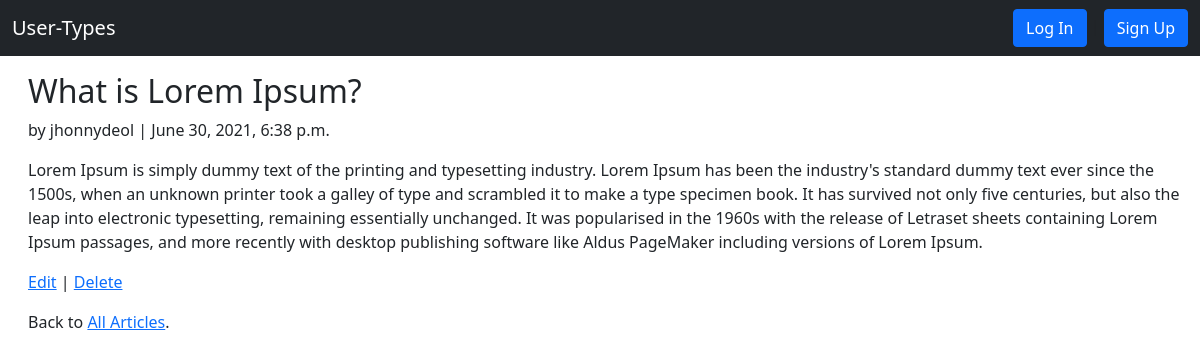
/articles/1/, run on the app's committed database.
### articles/models.py (models this page shows, shortened)
class Article(models.Model):
    title = models.CharField(max_length=255)
    category = models.ForeignKey(Category, on_delete=CASCADE)
    body = models.TextField()
    summary = models.TextField()
    date = models.DateTimeField(auto_now_add=True)
    image = models.ImageField(null=True, blank = True, upload_to ="images/")
    author = models.ForeignKey(
        get_user_model(),
        on_delete=models.CASCADE,
    )

### user/models.py (models this page shows)
class CustomUser(AbstractUser):
    first_name=CharField(max_length=50)
    last_name=CharField(max_length=50)
    profile = models.ImageField( default='path/to/my/default/image.jpg')
    age = models.PositiveIntegerField(null=True, blank=True)
    is_patient = models.BooleanField(default='True')
    address = models.TextField(null=True, blank=True)

### articles/views.py (the view)
# urls.py: path('<int:pk>/', ArticleDetailView.as_view(), name='article_detail'),
class ArticleDetailView(DetailView):
    model = Article
    template_name = 'article_detail.html'

### templates/article_detail.html
{% extends 'base.html' %}
{% block content %}
<div class="container-fluid my-3 mx-3">
<div class="article-entry">
    <h2>{{ object.title }}</h2>
    <p>by {{ object.author }} | {{ object.date }}</p>
    <p>{{ object.body }}</p>
</div>
{% if not user.is_patient%}
<p><a href="{% url 'article_edit' article.pk %}">Edit</a> |
    <a href="{% url 'article_delete' article.pk %}">Delete</a>
</p>
<p>Back to <a href="{% url 'article_list' %}">All Articles</a>.</p>
</div>
{% endif %}
{% endblock content %}

### data on the page
Article: title "What is Lorem Ipsum?", author "jhonnydeol", date "June 30, 2021, 6:38 p.m.", body "Lorem Ipsum is simply dummy text of the printing and typesetting industry. Lorem Ipsum has been the industry's standard dummy text ever since the 1500s, when an unknown printer took a galley of type and scrambled it to make a type specimen book. It has survived not only five centuries, but also the leap into electronic typesetting, remaining essentially unchanged. It was popularised in the 1960s with the release of Letraset sheets containing Lorem Ipsum passages, and more recently with desktop publishing software like Aldus PageMaker including versions of Lorem Ipsum."
